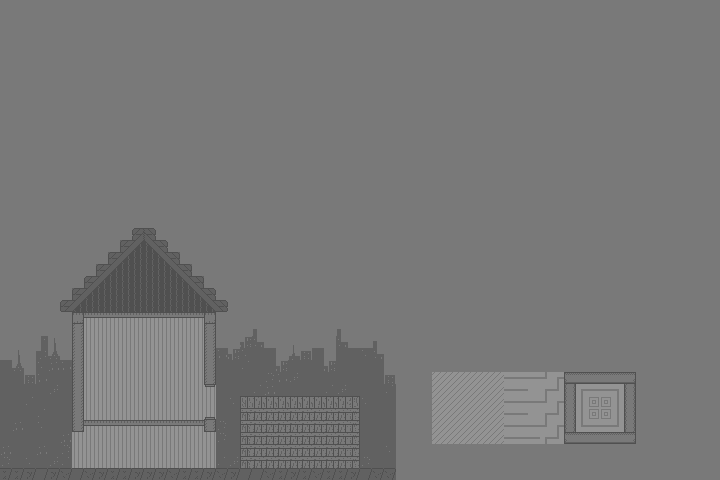

Rendered tile map (Tiled .tmx) drawn with the repository's tilesets; below, a short description and the map source with its tile grids summarised:
An orthogonal 60x40 tile map with 12x12 px tiles, 2 tile layers (Background, Foreground), 1 hidden layer not drawn, 3 tilesets and 29 objects (7x Container, 4x Trampoline, 3x Door, 2x Chest, doorOne, ...).

<map version="1.0" orientation="orthogonal" width="60" height="40" tilewidth="12" tileheight="12">
 <properties>
  <property name="mapName" value="Test Level" />
 </properties>
 <tileset firstgid="1" name="tilemap" tilewidth="12" tileheight="12">
  <image source="TiledGraphics/tilemap.png" width="72" height="144" />
 </tileset>
 <tileset firstgid="73" name="collision" tilewidth="12" tileheight="12">
  <image source="TiledGraphics/collision.png" width="24" height="12" />
 </tileset>
 <tileset firstgid="75" name="objects" tilewidth="12" tileheight="12">
  <image source="TiledGraphics/objects.png" width="96" height="12" />
 </tileset>
 <layer name="Background" width="60" height="40">
  <data>[2400 cells, 2400 non-empty, 48 distinct tile ids]</data>
 </layer>
 <layer name="Foreground" width="60" height="40">
  <data>[2400 cells, 48 non-empty, 11 distinct tile ids]</data>
 </layer>
 <layer name="Collision" width="60" height="40" visible="0" opacity="0.56">
  <properties>
   <property name="draw" value="false" />
  </properties>
  <data>[2400 cells, 1010 non-empty, 2 distinct tile ids]</data>
 </layer>
 <objectgroup name="Objects" width="60" height="40" visible="0">
  <object name="Trampoline" gid="75" x="462" y="468" />
  <object gid="76" x="312" y="312">
   <properties>
    <property name="spawn" value="" />
   </properties>
  </object>
  <object name="Chest" gid="76" x="564" y="120" />
  <object name="Container" gid="77" x="564" y="312">
   <properties>
    <property name="Money" value="200" />
    <property name="Type" value="1" />
   </properties>
  </object>
  <object name="Container" gid="77" x="360" y="312">
   <properties>
    <property name="Money" value="100" />
    <property name="Type" value="1" />
   </properties>
  </object>
  <object name="Container" gid="77" x="264" y="468">
   <properties>
    <property name="money" value="500" />
    <property name="type" value="1" />
   </properties>
  </object>
  <object name="Container" gid="77" x="228" y="468">
   <properties>
    <property name="money" value="500" />
    <property name="type" value="1" />
   </properties>
  </object>
  <object name="Container" gid="77" x="168" y="468">
   <properties>
    <property name="money" value="500" />
    <property name="type" value="1" />
   </properties>
  </object>
  <object name="Container" gid="77" x="120" y="468">
   <properties>
    <property name="money" value="500" />
    <property name="type" value="1" />
   </properties>
  </object>
  <object name="Container" gid="77" x="600" y="120">
   <properties>
    <property name="money" value="2000" />
    <property name="type" value="1" />
   </properties>
  </object>
  <object name="Trampoline" gid="75" x="672" y="360" />
  <object name="Trampoline" gid="75" x="660" y="360" />
  <object name="Trampoline" gid="75" x="648" y="360" />
  <object name="Door" gid="78" x="504" y="420" />
  <object name="doorOne" gid="78" x="216" y="300">
   <properties>
    <property name="locked" value="" />
   </properties>
  </object>
  <object name="Door" gid="78" x="168" y="300" />
  <object name="Door" gid="78" x="120" y="300" />
  <object gid="79" x="372" y="456">
   <properties>
    <property name="action" value="open" />
    <property name="door" value="leftLoot,rightLoot" />
   </properties>
  </object>
  <object gid="80" x="77" y="456">
   <properties>
    <property name="action" value="close" />
    <property name="door" value="leftLoot,rightLoot" />
    <property name="time" value="-1" />
   </properties>
  </object>
  <object name="rightLoot" gid="78" x="348" y="444">
   <properties>
    <property name="locked" value="" />
    <property name="open" value="" />
   </properties>
  </object>
  <object name="leftLoot" gid="78" x="60" y="444">
   <properties>
    <property name="locked" value="" />
    <property name="open" value="" />
   </properties>
  </object>
  <object gid="80" x="318" y="456">
   <properties>
    <property name="action" value="close" />
    <property name="door" value="leftLoot,rightLoot" />
    <property name="time" value="-1" />
   </properties>
  </object>
  <object gid="79" x="252" y="312">
   <properties>
    <property name="action" value="open" />
    <property name="door" value="doorOne" />
    <property name="time" value="2" />
   </properties>
  </object>
  <object name="Chest" gid="76" x="276" y="312">
   <properties>
    <property name="end" value="testMapTwo" />
   </properties>
  </object>
  <object gid="81" x="504" y="312" />
  <object gid="81" x="528" y="432" />
  <object gid="81" x="168" y="156" />
  <object type="Stairwell" x="406" y="443">
   <polyline points="14,-143 2,1" />
  </object>
  <object gid="82" x="420" y="276">
   <properties>
    <property name="type" value="1" />
   </properties>
  </object>
 </objectgroup>
</map>
